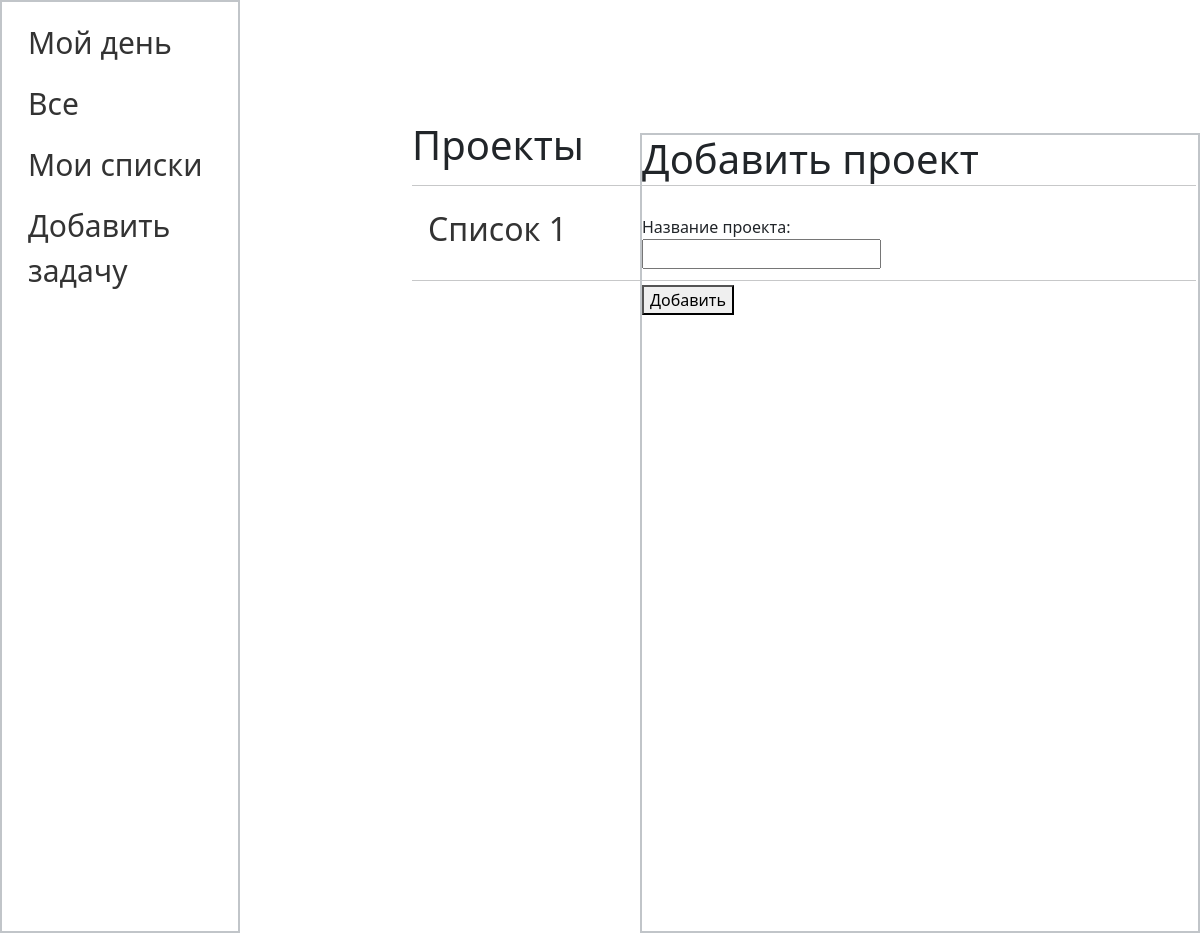
The page /webapp/list (signed in) on the database as committed earlier.
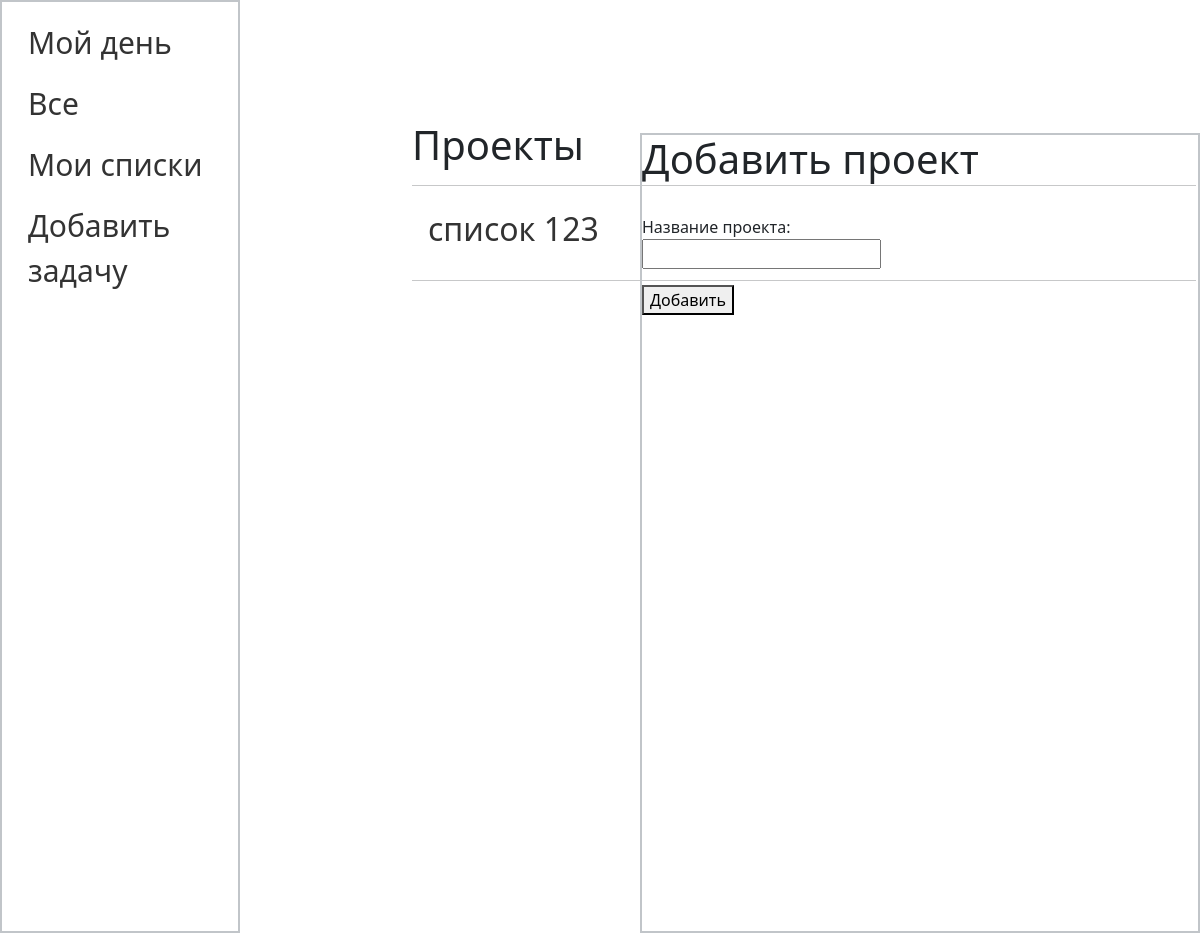
The same page on the database as committed later.
### webapp/models.py (models this page shows, shortened)
class Project(models.Model):
    title = models.CharField(max_length=255, verbose_name='Название проекта')
    user = models.ForeignKey(User, on_delete=models.CASCADE, default=None)

### webapp/views.py (the view, shortened to what this page needs)
# urls.py: path('/list', ProjectView.as_view(), name='list'),
class ProjectView(CreateView, ListView):
    paginate_by = 4
    model = Project
    form_class = AddProjectForm
    template_name = 'webapp/project.html'
    context_object_name = 'project'
    def get_context_data(self, *, object_list=None, **kwargs):
        context = super().get_context_data(**kwargs)
        context['menu'] = menu
        context['title'] = 'Проекты'
        return context
    def get_queryset(self):
        queryset = super().get_queryset()
        queryset = queryset.filter(user=self.request.user)
        return queryset

### webapp/forms.py
class AddProjectForm(forms.ModelForm):
    class Meta:
        model = Project
        fields = ['title']

### webapp/templates/webapp/project.html (shortened to what this page needs)
{% extends 'webapp/tasklayout.html' %}
{% block tasks %}
<div class="tasks">
    <h1>{{title}}</h1>
    <hr style="min-width: 98vh;">
    <ul>
       {% for p in project %}
        <li>
            <a href="{% url 'project_detail' p.id %}"><h2>{{ p.title }}</h2></a>
        </li>
        <hr style="min-width: 98vh;">
        {% endfor %}
    </ul>
</div>
{% endblock tasks %}
{% block content %}
<h1>Добавить проект</h1>
<form action="{% url 'list' %}" method="post">
    {% for p in form %}
        <p><label class="form label" for="{{ form.id_for_label }}"><br>{{ p.label }}: </label><br>{{ p }}</p>
    {% endfor %}
    <button type="submit">Добавить</button>
</form>
{% endblock content %}

Rows that differ between the two databases and show on the page:
removed Project: title "Список 1"
added Project: title "список 123"
